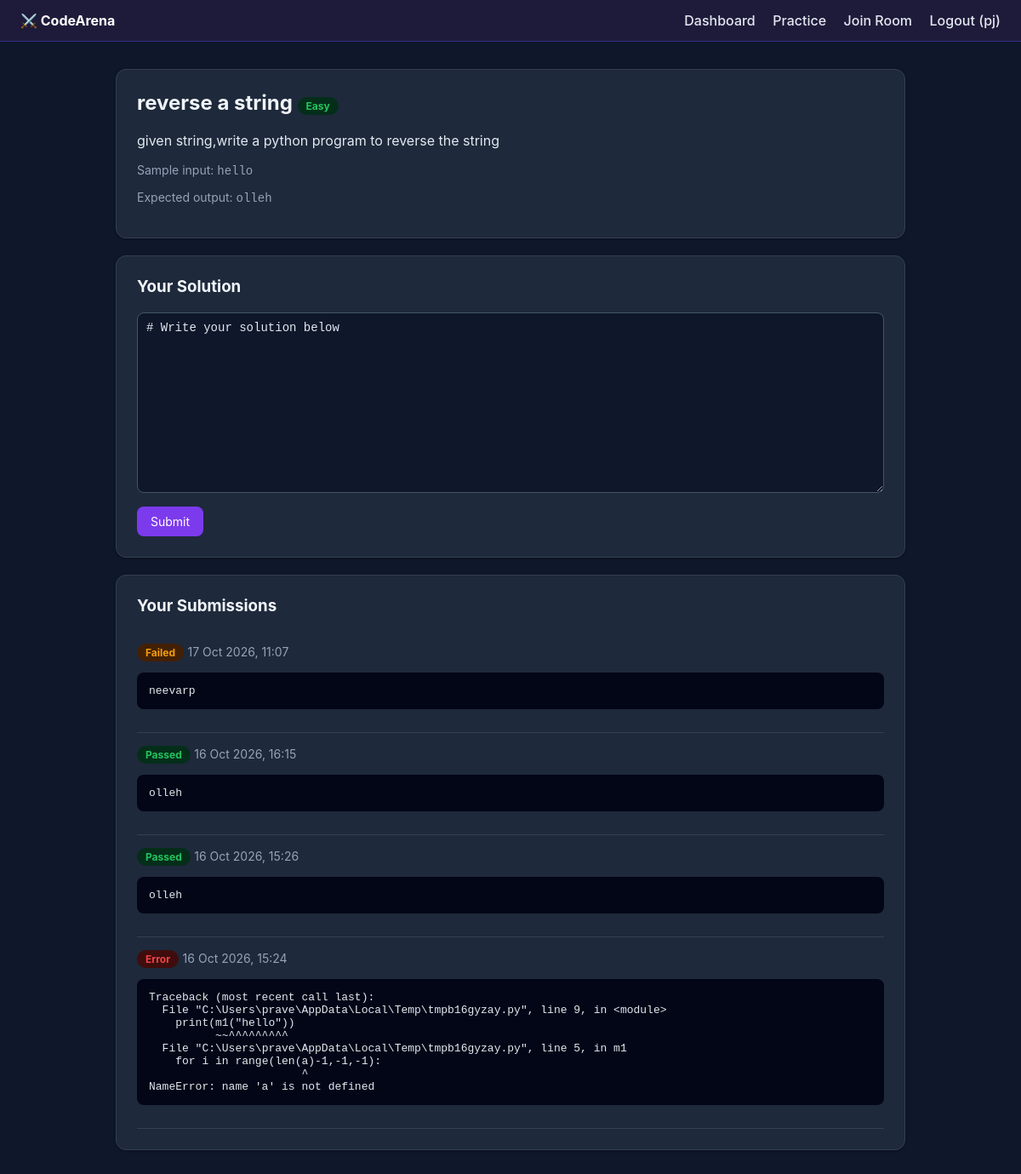
Screenshot of /questions/3/practice/ (signed in) with the database file from the repository.
### accounts/models.py (models this page shows, shortened)
class User(AbstractUser):
    ROLE_CHOICES = [
        ("student", "Student"),
        ("interviewer", "Interviewer"),
    ]
    role = models.CharField(max_length=20, choices=ROLE_CHOICES, default="student")

### questions/models.py (models this page shows, shortened)
class Question(models.Model):
    DIFFICULTY_CHOICES = [
        ("easy", "Easy"),
        ("medium", "Medium"),
        ("hard", "Hard"),
    ]
    title = models.CharField(max_length=100)
    description = models.TextField()
    difficulty = models.CharField(max_length=20, choices=DIFFICULTY_CHOICES, default="easy")
    starter_code = models.TextField(blank=True, default="# Write your solution below\n")
    sample_input = models.TextField(blank=True, help_text="Fed to the program via stdin")
    sample_output = models.TextField(
        blank=True, help_text="Expected stdout (compared after trimming whitespace)"
    )

### submissions/models.py (models this page shows, shortened)
class Submission(models.Model):
    STATUS_CHOICES = [
        ("Pending", "Pending"),
        ("Passed", "Passed"),
        ("Failed", "Failed"),
        ("Error", "Error"),
    ]
    user = models.ForeignKey(settings.AUTH_USER_MODEL, related_name="submissions", on_delete=models.CASCADE)
    question = models.ForeignKey("questions.Question", related_name="submissions", on_delete=models.CASCADE)
    room = models.ForeignKey(
        "interviews.Room", null=True, blank=True, related_name="submissions", on_delete=models.SET_NULL
    )
    code = models.TextField()
    output = models.TextField(blank=True)
    status = models.CharField(max_length=20, choices=STATUS_CHOICES, default="Pending")
    similarity_score = models.FloatField(default=0.0)
    most_similar_user = models.CharField(max_length=150, blank=True)
    submitted_at = models.DateTimeField(auto_now_add=True)
    class Meta:
        ordering = ["-submitted_at"]

### questions/views.py (the view, shortened to what this page needs)
# urls.py: path('<int:question_id>/practice/', views.practice_view, name='practice'),
@login_required
def practice_view(request, question_id):
    question = get_object_or_404(Question, id=question_id)
    submissions = Submission.objects.filter(question=question, user=request.user, room__isnull=True)
    return render(request, 'questions/practice.html', {
        'question': question,
        'submissions': submissions,
    })

### questions/templates/questions/practice.html (shortened to what this page needs)
{% extends "base.html" %}
{% block content %}
<div class="card">
  <h2>{{ question.title }} <span class="badge {{ question.difficulty }}">{{ question.get_difficulty_display }}</span></h2>
  <p>{{ question.description }}</p>
  {% if question.sample_input %}
    <p class="muted">Sample input: <code>{{ question.sample_input }}</code></p>
    <p class="muted">Expected output: <code>{{ question.sample_output }}</code></p>
  {% endif %}
</div>
<div class="card">
  <h3>Your Solution</h3>
  <form method="post">
    <textarea name="code" rows="12">{{ question.starter_code }}</textarea>
    <button type="submit" style="margin-top:12px;">Submit</button>
  </form>
</div>
<div class="card">
  <h3>Your Submissions</h3>
  {% for s in submissions %}
    <div style="border-bottom:1px solid #334155; padding:14px 0;">
      <span class="badge {{ s.status }}">{{ s.status }}</span>
      <span class="muted">{{ s.submitted_at|date:"d M Y, H:i" }}</span>
      <pre class="output">{{ s.output }}</pre>
    </div>
  {% empty %}
    <p class="muted">No submissions yet for this question.</p>
  {% endfor %}
</div>
{% endblock %}

### templates/base.html (shortened to what this page needs)
<!DOCTYPE html>
<html lang="en">
<head>
</head>
<body>
<nav>
  <div><strong>⚔️ CodeArena</strong></div>
  <div>
    {% if user.is_authenticated %}
      <a href="{% url 'dashboard' %}">Dashboard</a>
      <a href="{% url 'question_list' %}">Practice</a>
      {% if user.role == 'interviewer' %}<a href="{% url 'create_room' %}">New Room</a>{% else %}<a href="{% url 'join_room' %}">Join Room</a>{% endif %}
      <a href="{% url 'logout' %}">Logout ({{ user.username }})</a>
    {% else %}
      <a href="{% url 'login' %}">Login</a>
      <a href="{% url 'register' %}">Register</a>
    {% endif %}
  </div>
</nav>
<div class="container">
  {% block content %}{% endblock %}
</div>
</body>
</html>

### templates/base.html (style rules this page uses)
:root { --primary:#7c3aed; --bg:#0f172a; --panel:#1e293b; --text:#e2e8f0; --muted:#94a3b8; --danger:#ef4444; --success:#22c55e; --warn:#f59e0b; }
* { box-sizing: border-box; }
body { margin:0; font-family: -apple-system, "Segoe UI", Roboto, sans-serif; background:var(--bg); color:var(--text); }
nav { background:#1e1b3a; color:#fff; padding:14px 24px; display:flex; justify-content:space-between; align-items:center; flex-wrap:wrap; border-bottom:1px solid #312e81; }
nav a { color:#e2e8f0; text-decoration:none; margin-left:16px; font-weight:500; }
.container { max-width:960px; margin:32px auto; padding:0 16px; }
.card { background:var(--panel); border-radius:12px; padding:24px; box-shadow:0 1px 3px rgba(0,0,0,0.3); margin-bottom:20px; border:1px solid #334155; }
h1,h2,h3 { margin-top:0; color:#f1f5f9; }
input, select, textarea, button { font-size:14px; padding:9px 10px; border-radius:8px; border:1px solid #475569; font-family: inherit; background:#0f172a; color:var(--text); }
textarea { width:100%; font-family: "SFMono-Regular", Consolas, monospace; }
button, .btn { background:var(--primary); color:#fff; border:none; cursor:pointer; text-decoration:none; display:inline-block; padding:9px 16px; }
.muted { color: var(--muted); font-size: 14px; }
.badge { display:inline-block; padding:3px 10px; border-radius:999px; font-size:12px; font-weight:700; }
.badge.easy { background:#052e1a; color:var(--success); }
.badge.Passed { background:#052e1a; color:var(--success); }
.badge.Failed { background:#422006; color:var(--warn); }
.badge.Error, .badge.Pending { background:#3f0d0d; color:var(--danger); }
pre.output { background:#020617; color:#e2e8f0; padding:14px; border-radius:8px; overflow-x:auto; font-size:13px; white-space:pre-wrap; }

### rows the page displays
User: username "pj"
Question: title "reverse a string", difficulty "Easy", description "given string,write a python program to reverse the string", sample_input "hello", sample_output "olleh", code "# Write your solution below"
Submission: status "Failed", submitted_at "17 Oct 2026, 11:07", output "neevarp"
Submission: status "Passed", submitted_at "16 Oct 2026, 16:15", output "olleh"
Submission: status "Passed", submitted_at "16 Oct 2026, 15:26", output "olleh"
Submission: status "Error", submitted_at "16 Oct 2026, 15:24", output "Traceback (most recent call last): File \"C:\\Users\\prave\\AppData\\Local\\Temp\\tmpb16gyzay.py\", line 9, in <module> print(m1(\"hello\")) ~~^^^^^^^^^ File \"C:\\Users\\prave\\AppData\\Local\\Temp\\tmpb16gyzay.py\", line 5, in m1 for i in range(len(a)-1,-1,-1): ^ NameError: name 'a' is not defined"
